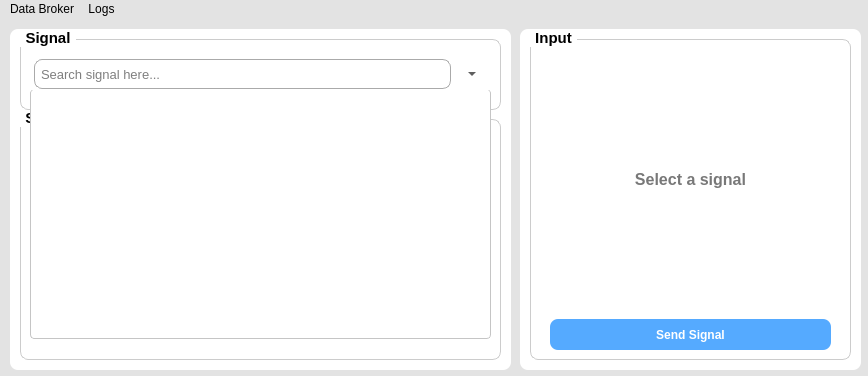
<?xml version="1.0" encoding="UTF-8"?>
<ui version="4.0">
 <class>MainWindow</class>
 <widget class="QMainWindow" name="MainWindow">
  <property name="geometry">
   <rect>
    <x>0</x>
    <y>0</y>
    <width>868</width>
    <height>376</height>
   </rect>
  </property>
  <property name="minimumSize">
   <size>
    <width>0</width>
    <height>0</height>
   </size>
  </property>
  <property name="windowTitle">
   <string>Vehicle Simulator</string>
  </property>
  <property name="styleSheet">
   <string notr="true">background-color:rgb(227, 227, 227)</string>
  </property>
  <widget class="QWidget" name="centralwidget">
   <property name="styleSheet">
    <string notr="true">QGroupBox {
    font: bold 15px;
    border: 1px solid #cccccc;
    border-radius: 5px;
    margin-top: 10px;
    padding: 4px;
}

QGroupBox::title {
    subcontrol-origin: margin;
    subcontrol-position: top left;
    padding: 0 3px;
}
QLineEdit#signal_search_input {
    padding: 4px;
    border: 1px solid #aaa;
    border-radius: 4px;
    font-size: 13px;
}
QListWidget#signal_list_widget {
    border: 1px solid #aaa;
    border-radius: 4px;
    background-color: white;
    font-size: 13px;
}
QToolButton#send_signal_button {
    font: bold 13px;
    background-color: #007bff;
    color: white;
    border-radius: 4px;
    padding: 6px;
}
QToolButton#send_signal_button:hover {
    background-color: #0056b3;
}</string>
   </property>
   <widget class="QFrame" name="frame">
    <property name="geometry">
     <rect>
      <x>10</x>
      <y>10</y>
      <width>501</width>
      <height>341</height>
     </rect>
    </property>
    <property name="styleSheet">
     <string notr="true">Background-color:rgb(255,255,255);
border-radius:8px;</string>
    </property>
    <property name="frameShape">
     <enum>QFrame::StyledPanel</enum>
    </property>
    <property name="frameShadow">
     <enum>QFrame::Raised</enum>
    </property>
    <widget class="QGroupBox" name="groupBox">
     <property name="geometry">
      <rect>
       <x>10</x>
       <y>80</y>
       <width>481</width>
       <height>251</height>
      </rect>
     </property>
     <property name="styleSheet">
      <string notr="true">QGroupBox {
    font: bold 15px; /* title only */
}

QGroupBox QLabel, QGroupBox QLineEdit, QGroupBox QTextBrowser {
    font: bold 13px ; /* inner widgets */
	/*color: rgb(77, 77, 77);*/
    border:2px;
  
    
}
</string>
     </property>
     <property name="title">
      <string>Signal Information</string>
     </property>
     <layout class="QFormLayout" name="formLayout">
      <item row="0" column="0">
       <widget class="QLabel" name="signal_name_label">
        <property name="text">
         <string>Signal name:</string>
        </property>
       </widget>
      </item>
      <item row="0" column="1">
       <widget class="QLabel" name="signal_name_value_container">
        <property name="text">
         <string/>
        </property>
       </widget>
      </item>
      <item row="1" column="0">
       <widget class="QLabel" name="signal_type_label">
        <property name="text">
         <string>Signal Type:</string>
        </property>
       </widget>
      </item>
      <item row="1" column="1">
       <widget class="QLabel" name="signal_type_value_container">
        <property name="text">
         <string/>
        </property>
       </widget>
      </item>
      <item row="2" column="0">
       <widget class="QLabel" name="datatype_label">
        <property name="text">
         <string>Datatype:</string>
        </property>
       </widget>
      </item>
      <item row="2" column="1">
       <widget class="QLabel" name="datatype_value_container">
        <property name="text">
         <string/>
        </property>
       </widget>
      </item>
      <item row="3" column="0">
       <widget class="QLabel" name="unit_label">
        <property name="text">
         <string>Units:</string>
        </property>
       </widget>
      </item>
      <item row="3" column="1">
       <widget class="QLabel" name="unit_value_container">
        <property name="styleSheet">
         <string notr="true"/>
        </property>
        <property name="text">
         <string/>
        </property>
       </widget>
      </item>
      <item row="4" column="0">
       <widget class="QLabel" name="description_label">
        <property name="text">
         <string>Description:</string>
        </property>
       </widget>
      </item>
      <item row="4" column="1">
       <widget class="QTextBrowser" name="description_value_container">
        <property name="minimumSize">
         <size>
          <width>0</width>
          <height>100</height>
         </size>
        </property>
       </widget>
      </item>
     </layout>
    </widget>
    <widget class="QGroupBox" name="groupBox_5">
     <property name="geometry">
      <rect>
       <x>10</x>
       <y>0</y>
       <width>481</width>
       <height>81</height>
      </rect>
     </property>
     <property name="maximumSize">
      <size>
       <width>16777215</width>
       <height>400</height>
      </size>
     </property>
     <property name="styleSheet">
      <string notr="true">QGroupBox {
    font: bold 15px; /* title only */
 /*border:0px;*/
}</string>
     </property>
     <property name="title">
      <string>Signal</string>
     </property>
     <layout class="QHBoxLayout" name="horizontalLayout_3">
      <item>
       <layout class="QHBoxLayout" name="horizontalLayout_4">
        <item>
         <widget class="QLineEdit" name="signal_search_input">
          <property name="minimumSize">
           <size>
            <width>0</width>
            <height>30</height>
           </size>
          </property>
          <property name="placeholderText">
           <string>Search signal here...</string>
          </property>
         </widget>
        </item>
        <item>
         <widget class="QToolButton" name="signal_dropdown_button">
          <property name="minimumSize">
           <size>
            <width>30</width>
            <height>30</height>
           </size>
          </property>
          <property name="cursor">
           <cursorShape>PointingHandCursor</cursorShape>
          </property>
          <property name="focusPolicy">
           <enum>Qt::ClickFocus</enum>
          </property>
          <property name="text">
           <string>...</string>
          </property>
          <property name="popupMode">
           <enum>QToolButton::DelayedPopup</enum>
          </property>
          <property name="toolButtonStyle">
           <enum>Qt::ToolButtonFollowStyle</enum>
          </property>
          <property name="autoRaise">
           <bool>false</bool>
          </property>
          <property name="arrowType">
           <enum>Qt::DownArrow</enum>
          </property>
         </widget>
        </item>
       </layout>
      </item>
     </layout>
    </widget>
    <zorder>groupBox_5</zorder>
    <zorder>groupBox</zorder>
   </widget>
   <widget class="QFrame" name="frame_2">
    <property name="geometry">
     <rect>
      <x>520</x>
      <y>10</y>
      <width>341</width>
      <height>341</height>
     </rect>
    </property>
    <property name="sizePolicy">
     <sizepolicy hsizetype="Expanding" vsizetype="Preferred">
      <horstretch>0</horstretch>
      <verstretch>0</verstretch>
     </sizepolicy>
    </property>
    <property name="styleSheet">
     <string notr="true">Background-color:rgb(255,255,255);
border-radius:8px;</string>
    </property>
    <property name="frameShape">
     <enum>QFrame::StyledPanel</enum>
    </property>
    <property name="frameShadow">
     <enum>QFrame::Raised</enum>
    </property>
    <widget class="QGroupBox" name="groupBox_3">
     <property name="geometry">
      <rect>
       <x>10</x>
       <y>0</y>
       <width>321</width>
       <height>331</height>
      </rect>
     </property>
     <property name="styleSheet">
      <string notr="true">QGroupBox {
    font: bold 15px; /* title only */
	/*border:0px*/

}

</string>
     </property>
     <property name="title">
      <string>Input</string>
     </property>
     <widget class="QStackedWidget" name="stackedWidget">
      <property name="geometry">
       <rect>
        <x>10</x>
        <y>40</y>
        <width>301</width>
        <height>221</height>
       </rect>
      </property>
      <property name="styleSheet">
       <string notr="true">Background-color:rgb(255,255,255);</string>
      </property>
      <property name="currentIndex">
       <number>0</number>
      </property>
      <widget class="QWidget" name="page_5">
       <widget class="QLabel" name="label_7">
        <property name="geometry">
         <rect>
          <x>0</x>
          <y>100</y>
          <width>301</width>
          <height>21</height>
         </rect>
        </property>
        <property name="styleSheet">
         <string notr="true">font:16px;
font-weight:bold;
color: rgb(120, 120, 120);</string>
        </property>
        <property name="text">
         <string>Select a signal</string>
        </property>
        <property name="alignment">
         <set>Qt::AlignCenter</set>
        </property>
       </widget>
      </widget>
      <widget class="QWidget" name="page">
       <widget class="QWidget" name="layoutWidget">
        <property name="geometry">
         <rect>
          <x>10</x>
          <y>30</y>
          <width>271</width>
          <height>51</height>
         </rect>
        </property>
        <layout class="QVBoxLayout" name="verticalLayout">
         <item>
          <widget class="QRadioButton" name="signal_true_radio">
           <property name="styleSheet">
            <string notr="true">font:12px;
font-weight:bold</string>
           </property>
           <property name="text">
            <string>True</string>
           </property>
          </widget>
         </item>
         <item>
          <widget class="QRadioButton" name="signal_false_radio">
           <property name="styleSheet">
            <string notr="true">font:12px;
font-weight:bold</string>
           </property>
           <property name="text">
            <string>False</string>
           </property>
          </widget>
         </item>
        </layout>
       </widget>
      </widget>
      <widget class="QWidget" name="page_2">
       <widget class="QSpinBox" name="signal_value_int">
        <property name="geometry">
         <rect>
          <x>10</x>
          <y>30</y>
          <width>181</width>
          <height>31</height>
         </rect>
        </property>
        <property name="styleSheet">
         <string notr="true">border-radius:5px;
padding:8px;
border: 1px solid rgb(230, 230, 230);</string>
        </property>
       </widget>
       <widget class="QLabel" name="units_label">
        <property name="geometry">
         <rect>
          <x>210</x>
          <y>30</y>
          <width>81</width>
          <height>31</height>
         </rect>
        </property>
        <property name="styleSheet">
         <string notr="true">font-family: Consolas, monospace;
    font-size: 15px;
  </string>
        </property>
        <property name="text">
         <string/>
        </property>
        <property name="wordWrap">
         <bool>true</bool>
        </property>
       </widget>
      </widget>
      <widget class="QWidget" name="page_3">
       <widget class="QComboBox" name="signal_value_enum">
        <property name="geometry">
         <rect>
          <x>10</x>
          <y>30</y>
          <width>281</width>
          <height>31</height>
         </rect>
        </property>
        <property name="styleSheet">
         <string notr="true">border-radius:5px;
padding:8px;
border: 1px solid rgb(230, 230, 230);</string>
        </property>
       </widget>
      </widget>
      <widget class="QWidget" name="page_4">
       <widget class="QDoubleSpinBox" name="signal_value_double">
        <property name="geometry">
         <rect>
          <x>10</x>
          <y>30</y>
          <width>181</width>
          <height>31</height>
         </rect>
        </property>
        <property name="styleSheet">
         <string notr="true">border-radius:5px;
padding:8px;
border: 1px solid rgb(230, 230, 230);</string>
        </property>
       </widget>
       <widget class="QLabel" name="units_label_3">
        <property name="geometry">
         <rect>
          <x>210</x>
          <y>30</y>
          <width>81</width>
          <height>31</height>
         </rect>
        </property>
        <property name="styleSheet">
         <string notr="true">font-family: Consolas, monospace;
    font-size: 15px;
  </string>
        </property>
        <property name="text">
         <string/>
        </property>
        <property name="wordWrap">
         <bool>true</bool>
        </property>
       </widget>
      </widget>
      <widget class="QWidget" name="page_6">
       <widget class="QSlider" name="signal_min_max_slider">
        <property name="geometry">
         <rect>
          <x>9</x>
          <y>30</y>
          <width>281</width>
          <height>31</height>
         </rect>
        </property>
        <property name="orientation">
         <enum>Qt::Horizontal</enum>
        </property>
       </widget>
       <widget class="QLabel" name="min_label">
        <property name="geometry">
         <rect>
          <x>0</x>
          <y>70</y>
          <width>31</width>
          <height>20</height>
         </rect>
        </property>
        <property name="text">
         <string>Min</string>
        </property>
        <property name="alignment">
         <set>Qt::AlignCenter</set>
        </property>
        <property name="wordWrap">
         <bool>true</bool>
        </property>
       </widget>
       <widget class="QLabel" name="max_label">
        <property name="geometry">
         <rect>
          <x>270</x>
          <y>70</y>
          <width>31</width>
          <height>20</height>
         </rect>
        </property>
        <property name="text">
         <string>Max</string>
        </property>
        <property name="alignment">
         <set>Qt::AlignCenter</set>
        </property>
        <property name="wordWrap">
         <bool>true</bool>
        </property>
       </widget>
       <widget class="QLabel" name="units_label_4">
        <property name="geometry">
         <rect>
          <x>200</x>
          <y>100</y>
          <width>71</width>
          <height>41</height>
         </rect>
        </property>
        <property name="text">
         <string/>
        </property>
        <property name="wordWrap">
         <bool>true</bool>
        </property>
       </widget>
       <widget class="QLineEdit" name="signal_value_min_max">
        <property name="geometry">
         <rect>
          <x>100</x>
          <y>100</y>
          <width>81</width>
          <height>41</height>
         </rect>
        </property>
        <property name="styleSheet">
         <string notr="true">border:0px;</string>
        </property>
       </widget>
      </widget>
      <widget class="QWidget" name="page_7">
       <widget class="QLineEdit" name="signal_value_string">
        <property name="geometry">
         <rect>
          <x>12</x>
          <y>30</y>
          <width>281</width>
          <height>31</height>
         </rect>
        </property>
        <property name="styleSheet">
         <string notr="true">border-radius:5px;
padding:8px;
border: 1px solid rgb(230, 230, 230);</string>
        </property>
        <property name="placeholderText">
         <string>String Input</string>
        </property>
       </widget>
      </widget>
     </widget>
     <widget class="QToolButton" name="send_signal_button">
      <property name="geometry">
       <rect>
        <x>20</x>
        <y>290</y>
        <width>281</width>
        <height>31</height>
       </rect>
      </property>
      <property name="styleSheet">
       <string notr="true">font:12px;
font-weight:bold;
background-color:rgb(85, 170, 255);
color:white</string>
      </property>
      <property name="text">
       <string>Send Signal</string>
      </property>
     </widget>
    </widget>
   </widget>
   <widget class="QGroupBox" name="groupBox_4">
    <property name="geometry">
     <rect>
      <x>10</x>
      <y>359</y>
      <width>851</width>
      <height>241</height>
     </rect>
    </property>
    <property name="styleSheet">
     <string notr="true">QGroupBox {
    font: bold 15px; /* title only */
	background-color: rgb(255, 255, 255);
border:0px;
}

</string>
    </property>
    <property name="title">
     <string>LOGS</string>
    </property>
    <widget class="QScrollArea" name="scrollArea">
     <property name="geometry">
      <rect>
       <x>10</x>
       <y>19</y>
       <width>831</width>
       <height>211</height>
      </rect>
     </property>
     <property name="styleSheet">
      <string notr="true">background-color: rgb(219, 219, 219);
border:0px;
font:10px</string>
     </property>
     <property name="widgetResizable">
      <bool>true</bool>
     </property>
     <widget class="QWidget" name="scrollAreaWidgetContents">
      <property name="geometry">
       <rect>
        <x>0</x>
        <y>0</y>
        <width>831</width>
        <height>211</height>
       </rect>
      </property>
      <layout class="QVBoxLayout" name="verticalLayout_2">
       <item>
        <widget class="QTextEdit" name="log_output_area">
         <property name="styleSheet">
          <string notr="true">font-family: Consolas, monospace;
    font-size: 13px;
    background-color: #1e1e1e;
    color: white;
    padding: 6px;
    border-radius: 4px;</string>
         </property>
         <property name="lineWrapMode">
          <enum>QTextEdit::NoWrap</enum>
         </property>
         <property name="readOnly">
          <bool>true</bool>
         </property>
        </widget>
       </item>
      </layout>
     </widget>
    </widget>
   </widget>
   <widget class="QListWidget" name="signal_list_widget">
    <property name="geometry">
     <rect>
      <x>30</x>
      <y>70</y>
      <width>461</width>
      <height>250</height>
     </rect>
    </property>
    <property name="sizePolicy">
     <sizepolicy hsizetype="Expanding" vsizetype="Preferred">
      <horstretch>0</horstretch>
      <verstretch>0</verstretch>
     </sizepolicy>
    </property>
    <property name="minimumSize">
     <size>
      <width>0</width>
      <height>250</height>
     </size>
    </property>
    <property name="maximumSize">
     <size>
      <width>16777215</width>
      <height>250</height>
     </size>
    </property>
    <property name="styleSheet">
     <string notr="true">border:1px solid rgb(197, 197, 197);
border-top:0px;</string>
    </property>
    <property name="horizontalScrollBarPolicy">
     <enum>Qt::ScrollBarAlwaysOff</enum>
    </property>
    <property name="selectionRectVisible">
     <bool>false</bool>
    </property>
   </widget>
  </widget>
  <widget class="QMenuBar" name="menubar">
   <property name="geometry">
    <rect>
     <x>0</x>
     <y>0</y>
     <width>868</width>
     <height>18</height>
    </rect>
   </property>
   <widget class="QMenu" name="menuData_Broker">
    <property name="title">
     <string>Data Broker</string>
    </property>
    <addaction name="actionEstablish_connection_2"/>
   </widget>
   <widget class="QMenu" name="menuLogs">
    <property name="title">
     <string>Logs</string>
    </property>
    <addaction name="actionLogs"/>
   </widget>
   <addaction name="menuData_Broker"/>
   <addaction name="menuLogs"/>
  </widget>
  <action name="actionBrowse_file">
   <property name="text">
    <string>Browse file</string>
   </property>
  </action>
  <action name="actionEstablish_connection">
   <property name="text">
    <string>Establish connection</string>
   </property>
  </action>
  <action name="actionEstablish_connection_2">
   <property name="text">
    <string>Connect</string>
   </property>
  </action>
  <action name="actionLogs">
   <property name="checkable">
    <bool>true</bool>
   </property>
   <property name="text">
    <string>Enable</string>
   </property>
  </action>
  <action name="actionDisable">
   <property name="text">
    <string>Disable</string>
   </property>
  </action>
 </widget>
 <resources/>
 <connections/>
</ui>
